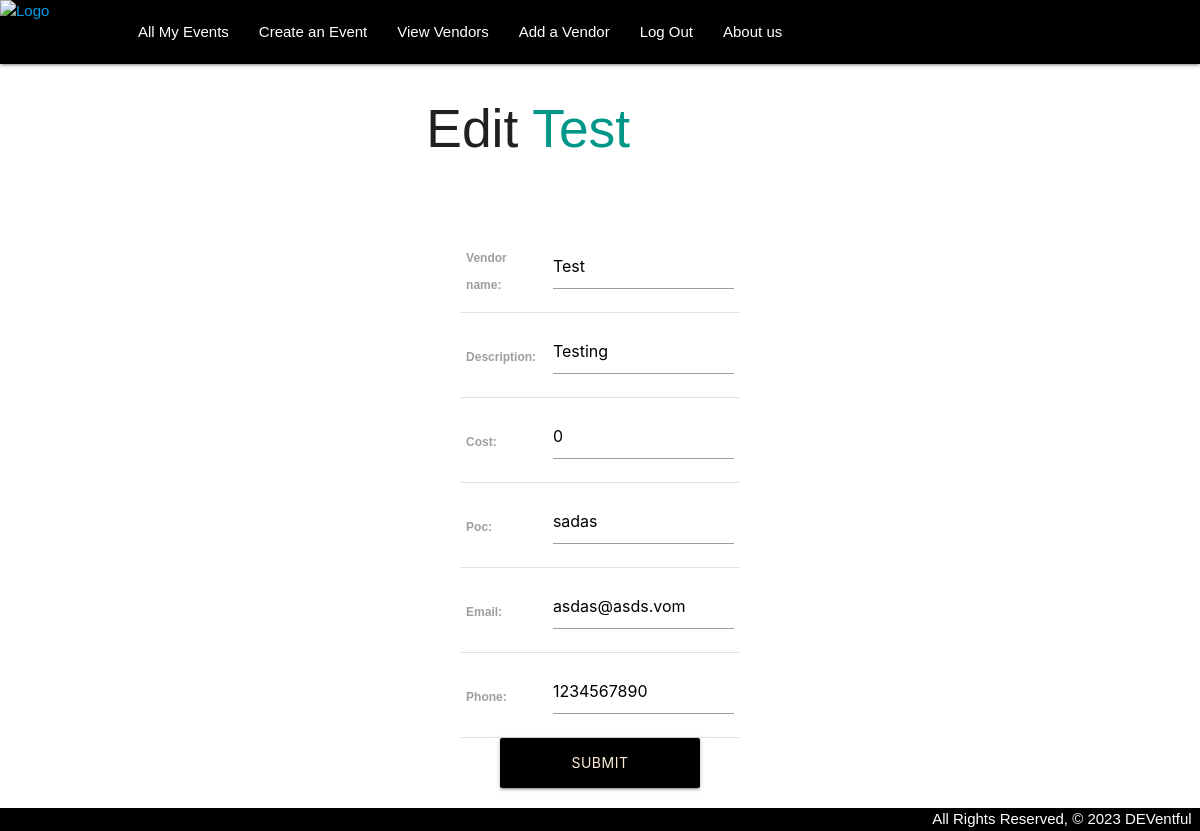
The app's page /vendors/1/update/ (signed in) with its own data.
### main_app/models.py (models this page shows, shortened)
class Vendor(models.Model):
    vendor_name = models.CharField(max_length=200)
    description = models.CharField(max_length=500)
    category = models.CharField(max_length=1, choices=CATEGORIES, default=CATEGORIES[0][0])
    cost = models.IntegerField(default=0.00)
    poc = models.CharField(max_length=12)
    email = models.EmailField(max_length=254)
    phone = models.IntegerField(default=1234567890)
    events = models.ManyToManyField(Event, blank=True)

### main_app/views.py (the view)
# urls.py: path('vendors/<int:pk>/update/', views.VendorUpdate.as_view(), name='vendor_update'),
class VendorUpdate(LoginRequiredMixin, UpdateView):
    model = Vendor
    fields = ['vendor_name', 'description',
              'cost', 'poc', 'email', 'phone']

### main_app/templates/main_app/vendor_form.html (shortened to what this page needs)
{% extends 'base.html' %}
{% block content %}
<div class="row" >
    <div class="col s12">
{% if object %}
	<h2>Edit <span class="teal-text" style="color: black;">{{object.vendor_name}}</span></h2>
{% else %}
<div style="background-color: #333333; padding: 20px; width:650px;border-radius: 50%; margin-top: 20px;">
<h2 style="text-align: center; color: white; ">Add a Vendor</h2>
</div>
{% endif %}
<form action="" method="POST" style="text-align: center; margin-top: 70px;">
	<table style="margin: 0 auto; color: #333; width: 80%; max-width: 600px; font-size: larger;">
		{{ form.as_table}}
	</table>
	<div style="display: flex; justify-content: center;">
	<button type="submit" class="waves-effect waves-light btn" style="display: block; margin: auto; background-color: black; color:antiquewhite; border: none;width: 200px; height: 50px;">Submit</button>
</form></div>
</div>
{% endblock content %}

### main_app/static/css/style.css (style rules this page uses)
body { display: flex; min-height: 100vh; flex-direction: column; font-family: 'Gill Sans', 'Gill Sans MT', Calibri, 'Trebuchet MS', sans-serif; }

### records on screen
Vendor: vendor_name "Test", description "Testing", cost "0", poc "sadas", email "asdas@asds.vom", phone "1234567890"
